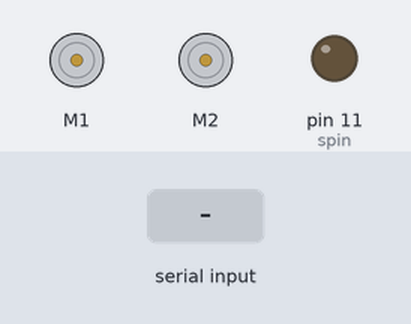
A sketch run on a simulated Arduino Uno, built with avr-gcc and run on an emulated ATmega328P. Parts: 2 × DC motor (green arrow = forward, orange = backward, longer = faster), output pins drawn as LEDs (lit = HIGH). The test bench sets the inputs (shaded band). What the sketch prints to the serial monitor is not drawn.

Above: at 1.2 s.
1.3 s: "w" received over Serial
At 2.5 s:
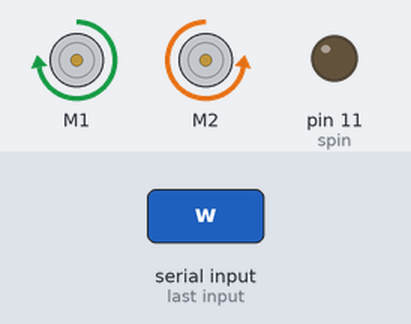
2.8 s: "q" received over Serial
At 3.9 s:
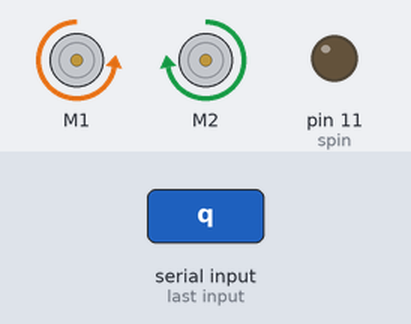
4.3 s: "2" received over Serial
At 5.2 s:
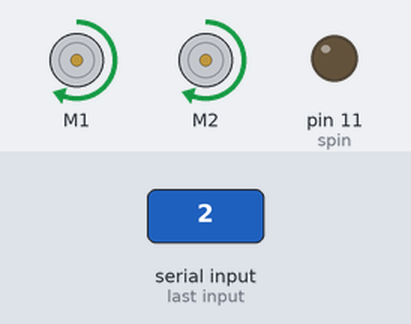
5.8 s: "1" received over Serial
At 6.9 s:
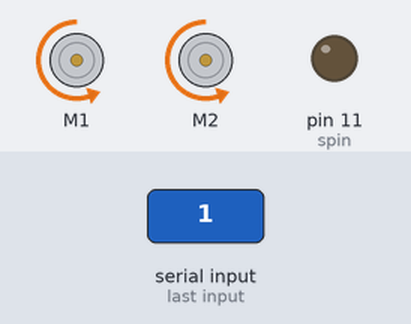
Timing chart, 0 to 27.0 s (numbered marks = the images above; inputs shaded):
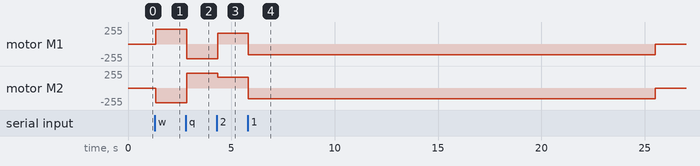

Measured:
- after the input at 1.3 s, motor M1: stopped → forward 223/255 at once; motor M2: stopped → backward 223/255 at once
- after the input at 2.8 s, motor M1: forward 223/255 → backward 223/255 at once; motor M2: backward 223/255 → forward 223/255 at once
- after the input at 4.3 s, motor M1: backward 223/255 → forward 159/255 at once; motor M2: forward 223/255 → forward 159/255 at once
- after the input at 5.8 s, motor M1, motor M2: forward 159/255 → backward 159/255 at once, → stopped 19.7 s later

The sketch:

Robot.ino
```cpp
///////////////////////////////////////////////////////////////////////////////////////////////////////////////////////////////////////////////////////////////////////////////
//////////////////////////////////////////////////   Including Libraries and Declaring Variables    ///////////////////////////////////////////////////////////////////////////
///////////////////////////////////////////////////////////////////////////////////////////////////////////////////////////////////////////////////////////////////////////////
#include "DualVNH5019MotorShield.h"

unsigned long CurrentTime;
unsigned long PastTime;  //motor stopping
byte byteRead;

int spin = 11;
bool spinner = false;

DualVNH5019MotorShield md;

///////////////////////////////////////////////////////////////////////////////////////////////////////////////////////////////////////////////////////////////////////////////
////////////////////////////////////////////////////////////////////////////////// Setup! /////////////////////////////////////////////////////////////////////////////////////
///////////////////////////////////////////////////////////////////////////////////////////////////////////////////////////////////////////////////////////////////////////////

void setup(){
  Serial.begin(9600);
  md.init();
  CurrentTime=millis();
  PastTime=millis();

  pinMode(spin, OUTPUT);  //spinner

  delay(50);
  Serial.println("Setup complete!");
}

///////////////////////////////////////////////////////////////////////////////////////////////////////////////////////////////////////////////////////////////////////////////
//////////////////////////////////////////////////          Movement and Control Reading            ///////////////////////////////////////////////////////////////////////////
///////////////////////////////////////////////////////////////////////////////////////////////////////////////////////////////////////////////////////////////////////////////

void loop(){

  byteRead=Serial.read();
  //Serial.println(byteRead);

  if(byteRead==119){
    Serial.write(12);  //next page
    Serial.println("Motors moving forward");
    md.setM1Speed(350);
    md.setM2Speed(-350);
  }

  if(byteRead==113){
    Serial.write(12);  //next page
    Serial.println("Motors moving back");
    md.setM1Speed(-350);
    md.setM2Speed(350);
  }

  if(byteRead==50){
    Serial.write(12); //next page
    Serial.println("Motors turning right");
    md.setM1Speed(250);
    md.setM2Speed(250);
  }

  if(byteRead==49){
    Serial.write(12);  //next page
    Serial.println("Motors turning left");
    md.setM1Speed(-250);
    md.setM2Speed(-250);
  }

  if(byteRead == 116){
    Serial.write(12);  //next page
    Serial.println("Spinning!");
    if(spinner == false){
      spinner = true;
    }else{
      spinner = false;
    }
  }

  CurrentTime=millis();  //what if bluetooth loses signal?
  if(CurrentTime-500>PastTime){
    Serial.write(12); //next page
    Serial.println("Motors stopped");
    md.setM1Speed(0);
    md.setM2Speed(0);
    //PastTime=millis();
  }

  if(CurrentTime-25000>PastTime){
    Serial.write(12); //next page
    Serial.println("Spinner slowing");
    spinner = false; //turn off dat spinner
    PastTime=millis();
  }

  if(byteRead!=255){  //hasn't lost signal yet!
    PastTime=millis();
  }

  if(spinner == false){
      spinnerStop();
  }else{
      spinnerTurn();
  }
}

void spinnerTurn(){
  digitalWrite(spin, HIGH);
}

void spinnerStop(){
  digitalWrite(spin, LOW);
}
```
